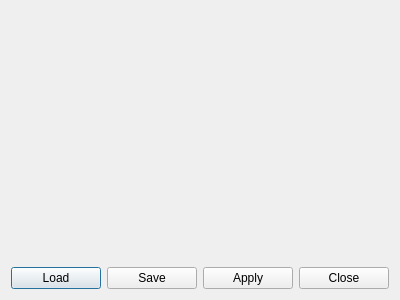
<?xml version="1.0" encoding="UTF-8"?>
<ui version="4.0">
 <class>StylesheetDialog</class>
 <widget class="QDialog" name="StylesheetDialog">
  <property name="geometry">
   <rect>
    <x>0</x>
    <y>0</y>
    <width>400</width>
    <height>300</height>
   </rect>
  </property>
  <property name="windowTitle">
   <string>Stylesheet editing</string>
  </property>
  <layout class="QGridLayout" name="gridLayout">
   <item row="0" column="0" colspan="4">
    <widget class="QsciScintilla" name="styleSheetTextEdit">
     <property name="toolTip">
      <string/>
     </property>
     <property name="whatsThis">
      <string/>
     </property>
    </widget>
   </item>
   <item row="1" column="0">
    <widget class="QPushButton" name="loadPushButton">
     <property name="text">
      <string>Load</string>
     </property>
    </widget>
   </item>
   <item row="1" column="1">
    <widget class="QPushButton" name="savePushButton">
     <property name="text">
      <string>Save</string>
     </property>
    </widget>
   </item>
   <item row="1" column="2">
    <widget class="QPushButton" name="applyPushButton">
     <property name="text">
      <string>Apply</string>
     </property>
    </widget>
   </item>
   <item row="1" column="3">
    <widget class="QPushButton" name="closePushButton">
     <property name="text">
      <string>Close</string>
     </property>
    </widget>
   </item>
  </layout>
 </widget>
 <customwidgets>
  <customwidget>
   <class>QsciScintilla</class>
   <extends>QFrame</extends>
   <header>Qsci/qsciscintilla.h</header>
  </customwidget>
 </customwidgets>
 <resources/>
 <connections>
  <connection>
   <sender>loadPushButton</sender>
   <signal>clicked()</signal>
   <receiver>StylesheetDialog</receiver>
   <slot>open()</slot>
   <hints>
    <hint type="sourcelabel">
     <x>38</x>
     <y>282</y>
    </hint>
    <hint type="destinationlabel">
     <x>4</x>
     <y>182</y>
    </hint>
   </hints>
  </connection>
  <connection>
   <sender>savePushButton</sender>
   <signal>clicked()</signal>
   <receiver>StylesheetDialog</receiver>
   <slot>save()</slot>
   <hints>
    <hint type="sourcelabel">
     <x>153</x>
     <y>278</y>
    </hint>
    <hint type="destinationlabel">
     <x>5</x>
     <y>213</y>
    </hint>
   </hints>
  </connection>
  <connection>
   <sender>applyPushButton</sender>
   <signal>clicked()</signal>
   <receiver>StylesheetDialog</receiver>
   <slot>apply()</slot>
   <hints>
    <hint type="sourcelabel">
     <x>246</x>
     <y>277</y>
    </hint>
    <hint type="destinationlabel">
     <x>5</x>
     <y>249</y>
    </hint>
   </hints>
  </connection>
  <connection>
   <sender>closePushButton</sender>
   <signal>clicked()</signal>
   <receiver>StylesheetDialog</receiver>
   <slot>accept()</slot>
   <hints>
    <hint type="sourcelabel">
     <x>344</x>
     <y>280</y>
    </hint>
    <hint type="destinationlabel">
     <x>5</x>
     <y>286</y>
    </hint>
   </hints>
  </connection>
 </connections>
 <slots>
  <slot>load()</slot>
  <slot>save()</slot>
  <slot>apply()</slot>
 </slots>
</ui>
